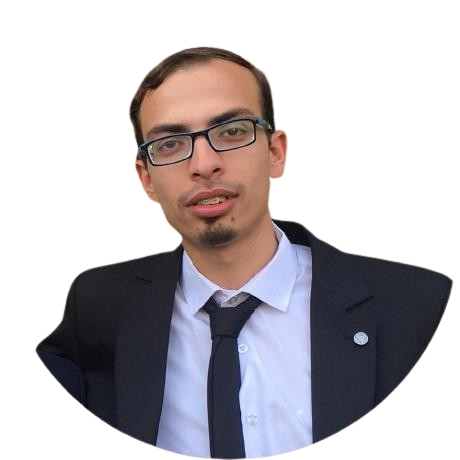
#> input picture flutter-portfolio/assets/projects/profile.png, 460 x 460 px
$ python optimize_covers.py
#> lines starting #> are read from the running program, lines starting #| are printed output that depends on the picture
"""Generate lightweight previews; keep original gallery media unchanged. Requires Pillow."""
from pathlib import Path
from PIL import Image, ImageOps

root = Path(__file__).resolve().parent.parent
media = root / 'assets' / 'projects'
out = root / 'assets' / 'covers'
out.mkdir(exist_ok=True)
covers = {}
original_bytes = 0
for source in sorted(media.glob('*-00.*')):
    if source.suffix.lower() not in {'.png', '.jpg', '.jpeg', '.webp'}:
        continue
    key = source.stem.removesuffix('-00')
    image = ImageOps.exif_transpose(Image.open(source)).convert('RGB')
    image.thumbnail((1200, 800), Image.Resampling.LANCZOS)
    target = out / f'{key}.webp'
    image.save(target, 'WEBP', quality=82, method=6)
    covers[key] = f'assets/covers/{key}.webp'
    original_bytes += source.stat().st_size
portrait = ImageOps.exif_transpose(Image.open(media / 'profile.png')).convert('RGB')
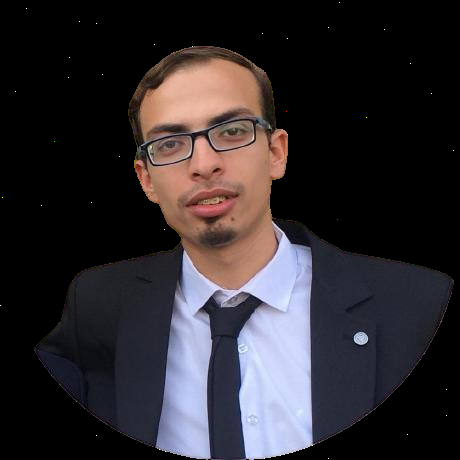
#> portrait: PIL image 460x460 RGB; mean R, G, B 46.8, 42.3, 46.2
portrait.thumbnail((120, 120), Image.Resampling.LANCZOS)
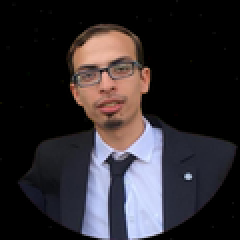
#> portrait: PIL image 120x120 RGB (shown 2 times larger); mean R, G, B 46.9, 42.4, 46.2
portrait.save(out / 'profile.webp', 'WEBP', quality=85, method=6)
lines = ['// Generated by tool/optimize_covers.py; full-resolution galleries remain unchanged.',
         'const projectCovers = <String, String>{']
lines += [f"  '{key}': '{value}'," for key, value in covers.items()]
lines += ['};', '']
(root / 'lib' / 'content' / 'project_covers.dart').write_text('\n'.join(lines), encoding='utf-8')
print(f'{len(covers)} covers: {original_bytes:,} original bytes -> {sum((out / (key + ".webp")).stat().st_size for key in covers):,} preview bytes')
